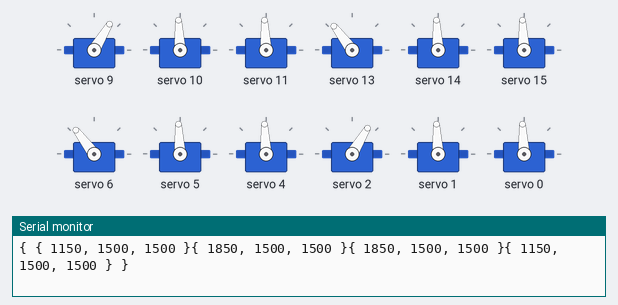
This sketch was run on a simulated Arduino Uno, built with avr-gcc and run on an emulated ATmega328P. Shown: 12 × servo, the last lines printed to the serial monitor. At 8.8 s the program stops and its outputs stay as they are.

Above: at 1.8 s.
At 2.8 s:
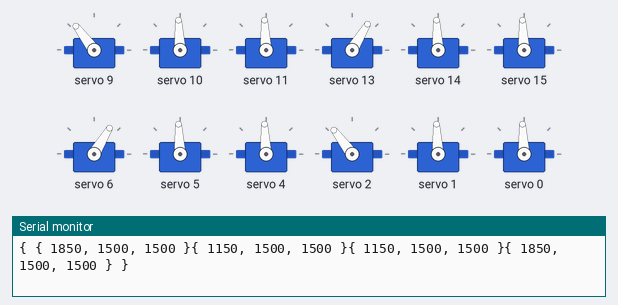
At 3.8 s:
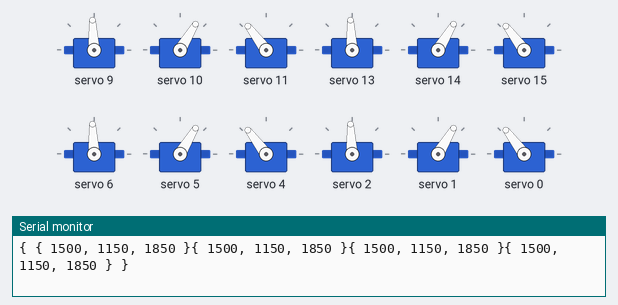
At 4.3 s:
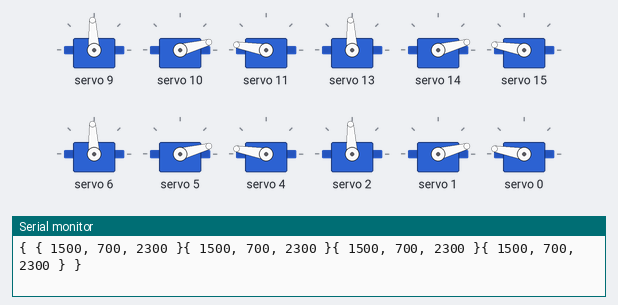
At 5.9 s:
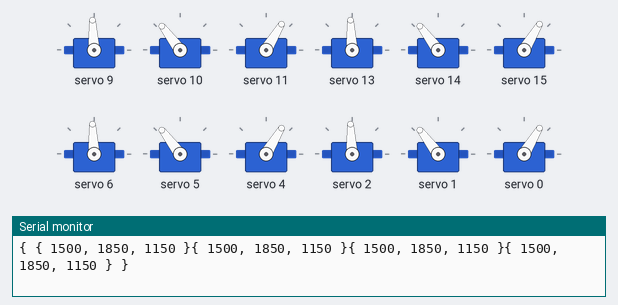
At 7.4 s:
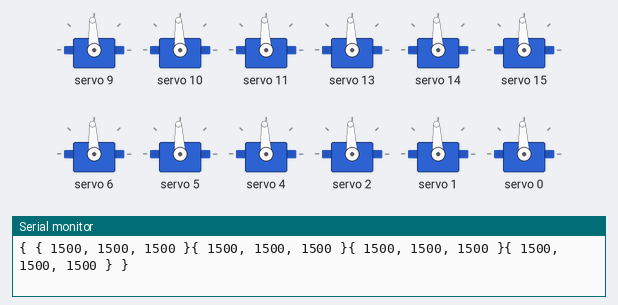
Timing chart, 0 to 8.9 s (numbered marks = the images above):
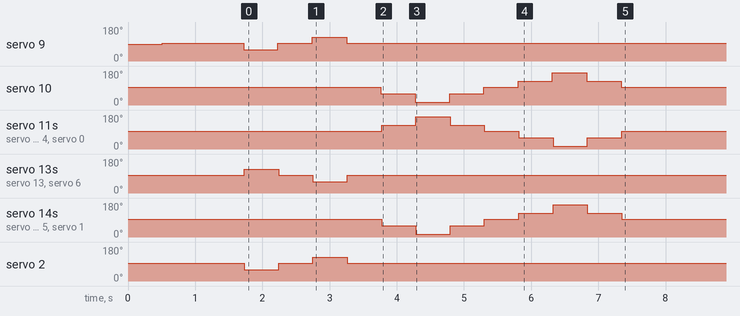

Measured:
- by itself, servo 9: 90° → 93° at 0.51 s, → 59° 1.2 s later, → 93° 0.51 s later, → 127° 0.51 s later, … (5 changes in this stretch)
- by itself, servo 13, servo 6: 93° → 127° at 1.7 s, → 93° 0.51 s later, → 59° 0.51 s later, → 93° 0.51 s later
- by itself, servo 2: 93° → 59° at 1.7 s, → 93° 0.51 s later, → 127° 0.51 s later, → 93° 0.51 s later
- by itself, servo 10, servo 14, servo 5, servo 1: 93° → 59° at 3.8 s, → 15° 0.51 s later, → 59° 0.51 s later, → 93° 0.51 s later, … (8 changes in this stretch)
- by itself, servo 11, servo 15, servo 4, servo 0: 93° → 127° at 3.8 s, → 170° 0.51 s later, → 127° 0.51 s later, → 93° 0.51 s later, … (8 changes in this stretch)

The sketch:

QuadrupedalRobotA01.ino
```cpp
#include <Arduino.h>
#include <Wire.h>
#include <Adafruit_PWMServoDriver.h>

Adafruit_PWMServoDriver pwm = Adafruit_PWMServoDriver(0x40);

#define MG90S_SERVOMIN     700
#define MG90S_SERVOMID    1500
#define MG90S_SERVOMAX    2300

const uint8_t   LEG1_SERVO1_PIN   =  9; // 右前足の根本
const uint8_t   LEG1_SERVO2_PIN   = 10; // 右前足の第１関節
const uint8_t   LEG1_SERVO3_PIN   = 11; // 右前足の第２関節
const uint8_t   LEG2_SERVO1_PIN   = 13; // 右後足の根本
const uint8_t   LEG2_SERVO2_PIN   = 14; // 右前後の第１関節
const uint8_t   LEG2_SERVO3_PIN   = 15; // 右前後の第２関節
const uint8_t   LEG3_SERVO1_PIN   =  6; // 左前足の根本
const uint8_t   LEG3_SERVO2_PIN   =  5; // 左前足の第１関節
const uint8_t   LEG3_SERVO3_PIN   =  4; // 左前足の第２関節
const uint8_t   LEG4_SERVO1_PIN   =  2; // 左後足の根本
const uint8_t   LEG4_SERVO2_PIN   =  1; // 左前後の第１関節
const uint8_t   LEG4_SERVO3_PIN   =  0; // 左前後の第２関節

const uint8_t SERVO_PIN[][3] = {
  {LEG1_SERVO1_PIN, LEG1_SERVO2_PIN, LEG1_SERVO3_PIN},
  {LEG2_SERVO1_PIN, LEG2_SERVO2_PIN, LEG2_SERVO3_PIN},
  {LEG3_SERVO1_PIN, LEG3_SERVO2_PIN, LEG3_SERVO3_PIN},
  {LEG4_SERVO1_PIN, LEG4_SERVO2_PIN, LEG4_SERVO3_PIN},
};

// 配列のサイズを取得しておく
size_t sizeX = sizeof(SERVO_PIN) / sizeof(SERVO_PIN[0]);
size_t sizeY = sizeof(SERVO_PIN[0]) / sizeof(SERVO_PIN[0][0]);

const uint16_t SERVO_POS[][4][3] = {
  {{1500, 1500, 1500}, {1500, 1500, 1500}, {1500, 1500, 1500,}, {1500, 1500, 1500}},
  {{1150, 1500, 1500}, {1850, 1500, 1500}, {1850, 1500, 1500,}, {1150, 1500, 1500}},
  {{1500, 1500, 1500}, {1500, 1500, 1500}, {1500, 1500, 1500,}, {1500, 1500, 1500}},
  {{1850, 1500, 1500}, {1150, 1500, 1500}, {1150, 1500, 1500,}, {1850, 1500, 1500}},
  {{1500, 1500, 1500}, {1500, 1500, 1500}, {1500, 1500, 1500,}, {1500, 1500, 1500}},
  {{1500, 1150, 1850}, {1500, 1150, 1850}, {1500, 1150, 1850,}, {1500, 1150, 1850}},
  {{1500,  700, 2300}, {1500,  700, 2300}, {1500,  700, 2300,}, {1500,  700, 2300}},
  {{1500, 1150, 1850}, {1500, 1150, 1850}, {1500, 1150, 1850,}, {1500, 1150, 1850}},
  {{1500, 1500, 1500}, {1500, 1500, 1500}, {1500, 1500, 1500,}, {1500, 1500, 1500}},
  {{1500, 1850, 1150}, {1500, 1850, 1150}, {1500, 1850, 1150,}, {1500, 1850, 1150}},
  {{1500, 2300,  700}, {1500, 2300,  700}, {1500, 2300,  700,}, {1500, 2300,  700}},
  {{1500, 1850, 1150}, {1500, 1850, 1150}, {1500, 1850, 1150,}, {1500, 1850, 1150}},
  {{1500, 1500, 1500}, {1500, 1500, 1500}, {1500, 1500, 1500,}, {1500, 1500, 1500}}
};

size_t sizeZ = sizeof(SERVO_POS) / sizeof(SERVO_POS[0]);

void setup() {
  Serial.begin(115200);
  pwm.begin();
  pwm.setPWMFreq(50);
  delay(500);
  Serial.println("Quadrupedal move start.");
  Serial.print("Motions: "); Serial.println(sizeZ);
  // 初期位置をセット
  for (int x=0; x<sizeX; x++) {
    for (int y=0; y<sizeY; y++) {
      pwm.writeMicroseconds(SERVO_PIN[x][y], MG90S_SERVOMID);
    }
  }
  delay(700);
}

void loop() {
  for (int z=0; z<sizeZ; z++) {
    Serial.print("{ ");
    for (int x=0; x<sizeX; x++) {
      Serial.print("{ ");
      for (int y=0; y<sizeY; y++) {
        pwm.writeMicroseconds(SERVO_PIN[x][y], SERVO_POS[z][x][y]);
        if (y>0) { Serial.print(", "); }
        Serial.print(SERVO_POS[z][x][y]);
      }
      Serial.print(" }");
    }
    Serial.println(" }");
    delay(500);
  }
  Serial.println("Quadrupedal move end.");
  delay(1000);
  exit(0);
}
```
